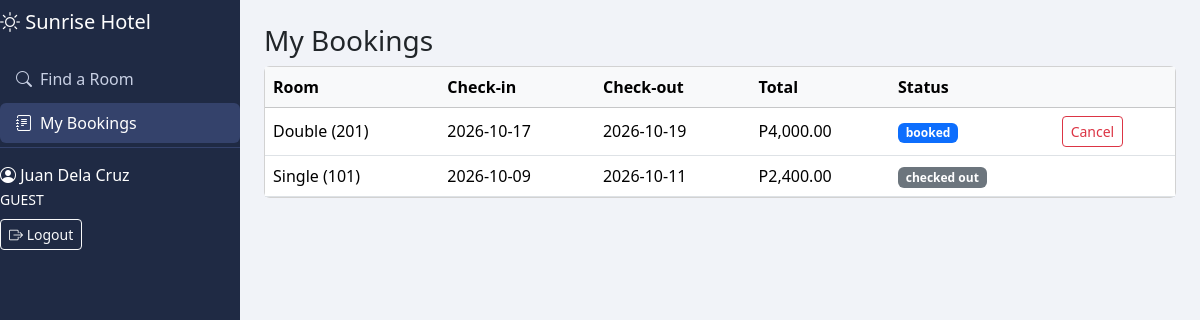
Screenshot of /my_bookings.php (signed in) with the database file from the repository.
### tables this page shows
CREATE TABLE bookings (
    id INT AUTO_INCREMENT PRIMARY KEY,
    user_id INT NOT NULL,
    room_id INT NOT NULL,
    check_in DATE NOT NULL,
    check_out DATE NOT NULL,
    total_price DECIMAL(10,2) NOT NULL,
    status ENUM('booked','checked_in','checked_out','cancelled') NOT NULL DEFAULT 'booked',
    created_at TIMESTAMP DEFAULT CURRENT_TIMESTAMP,
    FOREIGN KEY (user_id) REFERENCES users(id) ON DELETE CASCADE,
    FOREIGN KEY (room_id) REFERENCES rooms(id) ON DELETE CASCADE
);

CREATE TABLE rooms (
    id INT AUTO_INCREMENT PRIMARY KEY,
    room_number VARCHAR(10) NOT NULL UNIQUE,
    type ENUM('Single','Double','Deluxe','Suite') NOT NULL,
    price DECIMAL(10,2) NOT NULL,
    capacity INT NOT NULL
);

### my_bookings.php (the view, shortened to what this page needs)
<?php
require 'config.php';
$stmt = $db->prepare(
    'SELECT bookings.*, rooms.room_number, rooms.type
     FROM bookings JOIN rooms ON bookings.room_id = rooms.id
     WHERE bookings.user_id = ?
     ORDER BY bookings.check_in DESC'
);
$stmt->execute([$_SESSION['user_id']]);
$list = $stmt->fetchAll(PDO::FETCH_ASSOC);
include 'header.php';
?>
<h3>My Bookings</h3>
<div class="card">
<div class="table-responsive">
<table class="table table-hover mb-0 align-middle">
    <thead class="table-light">
        <tr><th>Room</th><th>Check-in</th><th>Check-out</th><th>Total</th><th>Status</th><th></th></tr>
    </thead>
    <tbody>
    <?php foreach ($list as $b): ?>
        <tr>
            <td><?= e($b['type']) ?> (<?= e($b['room_number']) ?>)</td>
            <td><?= e($b['check_in']) ?></td>
            <td><?= e($b['check_out']) ?></td>
            <td><?= peso($b['total_price']) ?></td>
            <td><?= status_badge($b['status']) ?></td>
            <td>
                <?php if ($b['status'] == 'booked'): ?>
                    <form method="post" action="cancel_booking.php" onsubmit="return confirm('Cancel this booking?');">
                        <button type="submit" class="btn btn-sm btn-outline-danger">Cancel</button>
                    </form>
                <?php endif; ?>
            </td>
        </tr>
    <?php endforeach; ?>
    </tbody>
</table>
</div>
</div>
<?php include 'footer.php'; ?>

### config.php (shortened to what this page needs)
<?php
function e($text) {
    return htmlspecialchars((string) $text, ENT_QUOTES, 'UTF-8');
}
function peso($amount) {
    return 'P' . number_format($amount, 2);
}
function status_badge($status) {
    $colors = ['booked' => 'primary', 'checked_in' => 'success', 'checked_out' => 'secondary', 'cancelled' => 'danger'];
    return '<span class="badge bg-' . $colors[$status] . '">' . e(str_replace('_', ' ', $status)) . '</span>';
}
function nav_link($file, $label, $icon, $other_pages = []) {
    $current = basename($_SERVER['PHP_SELF']);
    $active = ($current == $file || in_array($current, $other_pages)) ? 'active' : '';
    echo '<a class="nav-link ' . $active . '" href="' . $file . '"><i class="bi bi-' . $icon . ' me-2"></i>' . $label . '</a>';
}

### style.css (style rules this page uses)
body { background-color: #f1f3f8; }
.sidebar .nav-link { color: #c8d0e4; border-radius: 6px; margin-bottom: 4px; }
.sidebar .nav-link:hover, .sidebar .nav-link.active { background-color: #34426b; color: white; }

### rows the page displays
bookings: room.type "Double", room.room_number "201", check_in "2026-10-17", check_out "2026-10-19", total_price "P4,000.00", status "booked"
bookings: room.type "Single", room.room_number "101", check_in "2026-10-09", check_out "2026-10-11", total_price "P2,400.00", status "checked out"

### other values shown
$label "Find a Room My Bookings"
$_SESSION['full_name'] "Juan Dela Cruz"
$_SESSION['role'] "GUEST"
